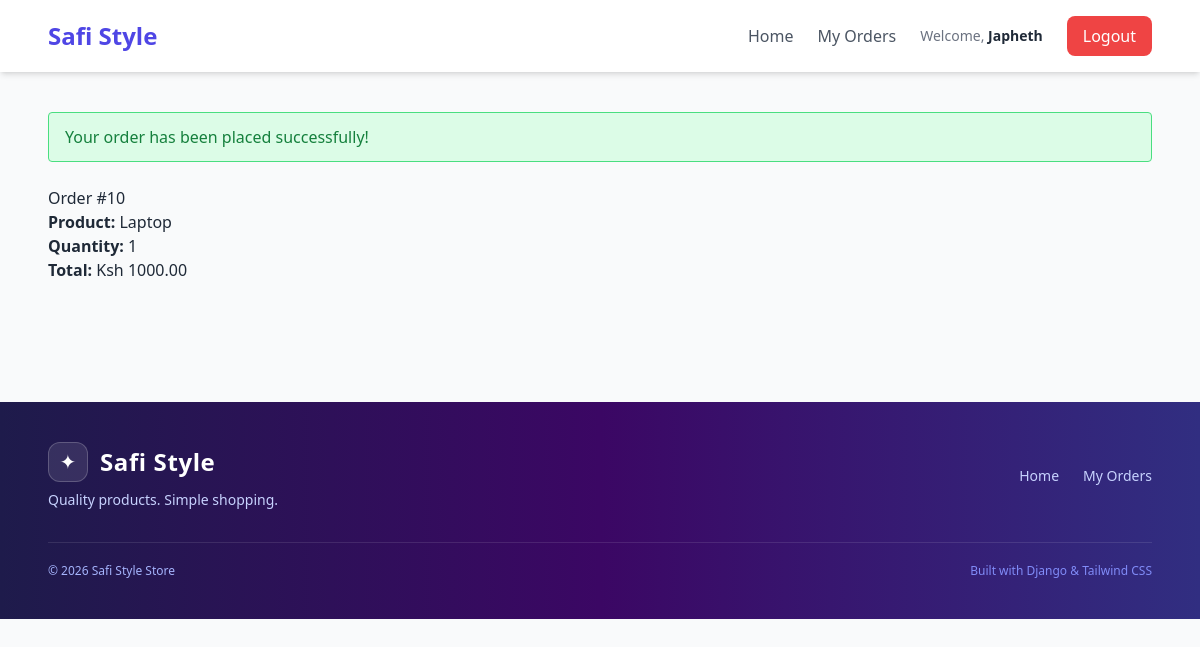
Screenshot of /orders/10/ (signed in) with the database file from the repository.
### myapp/models.py (models this page shows, shortened)
class Order(models.Model):
    user = models.ForeignKey(
        User,
        on_delete=models.CASCADE
    )
    created_at = models.DateTimeField(
        auto_now_add=True
    )

class OrderItem(models.Model):
    order = models.ForeignKey(
        Order,
        on_delete=models.CASCADE
    )
    product = models.ForeignKey(
        Product,
        on_delete=models.CASCADE
    )
    quantity = models.PositiveIntegerField(default=1)
    def total_price(self):
        return self.product.price * self.quantity

class Product(models.Model):
    category = models.ForeignKey(
        Category,
        on_delete=models.CASCADE
    )
    name = models.CharField(max_length=200)
    price = models.DecimalField(
        max_digits=10,
        decimal_places=2
    )

### myapp/views.py (the view)
@login_required
def order_detail(request, pk):
    order = get_object_or_404(
        Order,
        pk=pk,
        user=request.user
    )
    return render(
        request,
        "order_detail.html",
        {"order": order}
    )

### myapp/templates/order_detail.html
{% extends 'base.html' %}
{% block content %}
<div class="bg-green-100 border border-green-400 text-green-700 px-4 py-3 rounded mb-6">
     Your order has been placed successfully!
</div>
<h1>Order #{{ order.id }}</h1>
{% for item in order.orderitem_set.all %}
    <div class="mb-4">
        <p><strong>Product:</strong> {{ item.product.name }}</p>
        <p><strong>Quantity:</strong> {{ item.quantity }}</p>
        <p><strong>Total:</strong> Ksh {{ item.total_price }}</p>
    </div>
{% endfor %}
{% endblock %}

### myapp/templates/base.html (shortened to what this page needs)
<!DOCTYPE html>
<html lang="en">
<head>
<script src="https://cdn.tailwindcss.com"></script>
</head>
<body class="bg-gray-50 text-gray-800 min-h-screen">
<nav class="bg-white shadow-md">
    <div class="max-w-6xl mx-auto px-6 py-4 flex items-center justify-between">
        <a href="/" class="text-2xl font-bold text-indigo-600">
            Safi Style
        </a>
        <div class="flex items-center gap-6">
            <a href="/"
               class="text-gray-600 hover:text-indigo-600 font-medium transition">
                Home
            </a>
            {% if user.is_authenticated %}
                <a href="/orders/"
                   class="text-gray-600 hover:text-indigo-600 font-medium transition">
                    My Orders
                </a>
                <span class="text-sm text-gray-500">
                    Welcome, <strong class="text-gray-800">{{ user.username }}</strong>
                </span>
                <a href="{% url 'logout' %}"
                   class="bg-red-500 text-white px-4 py-2 rounded-lg hover:bg-red-600 transition">
                    Logout
                </a>
            {% endif %}
        </div>
    </div>
</nav>
<main class="max-w-6xl mx-auto px-6 py-10">
    {% block content %}
    {% endblock %}
</main>
<footer class="bg-gradient-to-r from-indigo-950 via-purple-950 to-indigo-900 text-white mt-16">
    <div class="max-w-6xl mx-auto px-6 py-10">
    <div class="flex flex-col md:flex-row items-center justify-between gap-6">
        <div class="text-center md:text-left">
            <div class="flex items-center justify-center md:justify-start gap-3 mb-2">
                <div class="w-10 h-10 rounded-xl bg-white/10 border border-white/20 flex items-center justify-center text-xl">
                    ✦
                </div>
                <h3 class="text-2xl font-bold tracking-wide">
                    Safi Style
                </h3>
            </div>
            <p class="text-indigo-200 text-sm">
                Quality products. Simple shopping.
            </p>
        </div>
        <div class="flex items-center gap-6 text-sm">
            <a href="/" class="text-indigo-200 hover:text-white transition">
                Home
            </a>
            {% if user.is_authenticated %}
                <a href="/orders/" class="text-indigo-200 hover:text-white transition">
                    My Orders
                </a>
            {% endif %}
        </div>
    </div>
    <div class="border-t border-white/10 mt-8 pt-5 flex flex-col sm:flex-row items-center justify-between gap-2">
        <p class="text-xs text-indigo-300">
            &copy; 2026 Safi Style Store
        </p>
        <p class="text-xs text-indigo-400">
            Built with Django & Tailwind CSS
        </p>
    </div>
</div>
</footer>
</body>
</html>

### rows the page displays
Order: id "10"
OrderItem: product.name "Laptop", quantity "1", total_price "1000.00"

### other values shown
{{ user.username }} "Japheth"
